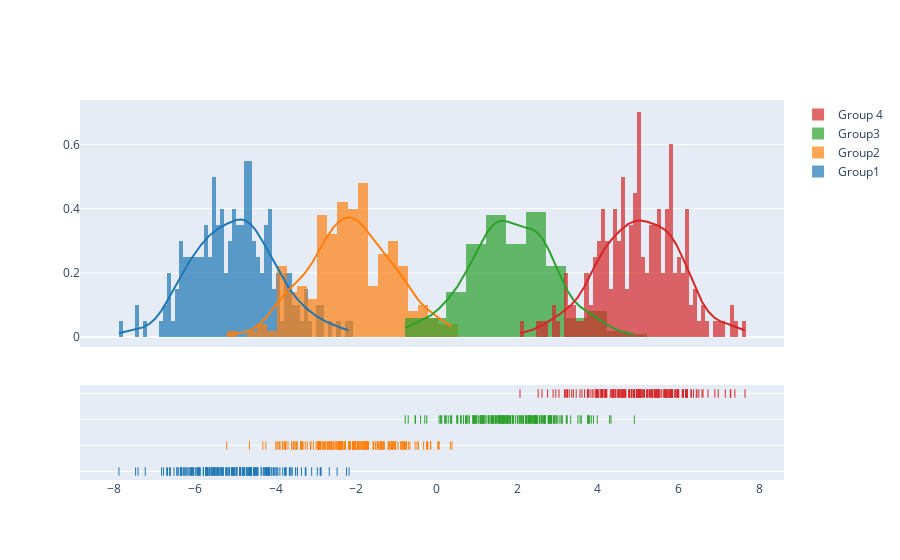

The code cell stored with this chart in its notebook:
### Code cell
x1 = np.random.randn(200) - 5
x2 = np.random.randn(200) - 2
x3 = np.random.randn(200) + 2
x4 = np.random.randn(200) + 5

hist_data = [x1,x2,x3,x4]
group_labels = ['Group1','Group2','Group3','Group 4']
fig = ff.create_distplot(hist_data,group_labels,
                          bin_size=[.1,.25,.5,.1])
fig.show()

### Figure 1 — Plotly figure (JSON) as saved in the notebook; plotly's stock layout.template omitted (floating-point values rounded to 4 significant figures; data arrays with more than 128 entries replaced by an {"elided": "..."} marker saying what was removed)
{"data": [{"autobinx": false, "histnorm": "probability density", "legendgroup": "Group1", "marker": {"color": "rgb(31, 119, 180)"}, "name": "Group1", "opacity": 0.7, "type": "histogram", "x": {"elided": "200 float values"}, "xaxis": "x", "xbins": {"end": -2.177, "size": 0.1, "start": -7.889}, "yaxis": "y"}, {"autobinx": false, "histnorm": "probability density", "legendgroup": "Group2", "marker": {"color": "rgb(255, 127, 14)"}, "name": "Group2", "opacity": 0.7, "type": "histogram", "x": {"elided": "200 float values"}, "xaxis": "x", "xbins": {"end": 0.3773, "size": 0.25, "start": -5.215}, "yaxis": "y"}, {"autobinx": false, "histnorm": "probability density", "legendgroup": "Group3", "marker": {"color": "rgb(44, 160, 44)"}, "name": "Group3", "opacity": 0.7, "type": "histogram", "x": {"elided": "200 float values"}, "xaxis": "x", "xbins": {"end": 4.905, "size": 0.5, "start": -0.7828}, "yaxis": "y"}, {"autobinx": false, "histnorm": "probability density", "legendgroup": "Group 4", "marker": {"color": "rgb(214, 39, 40)"}, "name": "Group 4", "opacity": 0.7, "type": "histogram", "x": {"elided": "200 float values"}, "xaxis": "x", "xbins": {"end": 7.652, "size": 0.1, "start": 2.066}, "yaxis": "y"}, {"legendgroup": "Group1", "marker": {"color": "rgb(31, 119, 180)"}, "mode": "lines", "name": "Group1", "showlegend": false, "type": "scatter", "x": {"elided": "500 float values"}, "xaxis": "x", "y": {"elided": "500 float values"}, "yaxis": "y"}, {"legendgroup": "Group2", "marker": {"color": "rgb(255, 127, 14)"}, "mode": "lines", "name": "Group2", "showlegend": false, "type": "scatter", "x": {"elided": "500 float values"}, "xaxis": "x", "y": {"elided": "500 float values"}, "yaxis": "y"}, {"legendgroup": "Group3", "marker": {"color": "rgb(44, 160, 44)"}, "mode": "lines", "name": "Group3", "showlegend": false, "type": "scatter", "x": {"elided": "500 float values"}, "xaxis": "x", "y": {"elided": "500 float values"}, "yaxis": "y"}, {"legendgroup": "Group 4", "marker": {"color": "rgb(214, 39, 40)"}, "mode": "lines", "name": "Group 4", "showlegend": false, "type": "scatter", "x": {"elided": "500 float values"}, "xaxis": "x", "y": {"elided": "500 float values"}, "yaxis": "y"}, {"legendgroup": "Group1", "marker": {"color": "rgb(31, 119, 180)", "symbol": "line-ns-open"}, "mode": "markers", "name": "Group1", "showlegend": false, "type": "scatter", "x": {"elided": "200 float values"}, "xaxis": "x", "y": {"elided": "200 str values"}, "yaxis": "y2"}, {"legendgroup": "Group2", "marker": {"color": "rgb(255, 127, 14)", "symbol": "line-ns-open"}, "mode": "markers", "name": "Group2", "showlegend": false, "type": "scatter", "x": {"elided": "200 float values"}, "xaxis": "x", "y": {"elided": "200 str values"}, "yaxis": "y2"}, {"legendgroup": "Group3", "marker": {"color": "rgb(44, 160, 44)", "symbol": "line-ns-open"}, "mode": "markers", "name": "Group3", "showlegend": false, "type": "scatter", "x": {"elided": "200 float values"}, "xaxis": "x", "y": {"elided": "200 str values"}, "yaxis": "y2"}, {"legendgroup": "Group 4", "marker": {"color": "rgb(214, 39, 40)", "symbol": "line-ns-open"}, "mode": "markers", "name": "Group 4", "showlegend": false, "type": "scatter", "x": {"elided": "200 float values"}, "xaxis": "x", "y": {"elided": "200 str values"}, "yaxis": "y2"}], "layout": {"barmode": "overlay", "hovermode": "closest", "legend": {"traceorder": "reversed"}, "xaxis": {"anchor": "y2", "domain": [0, 1], "zeroline": false}, "yaxis": {"anchor": "free", "domain": [0.35, 1], "position": 0}, "yaxis2": {"anchor": "x", "domain": [0, 0.25], "dtick": 1, "showticklabels": false}}}
